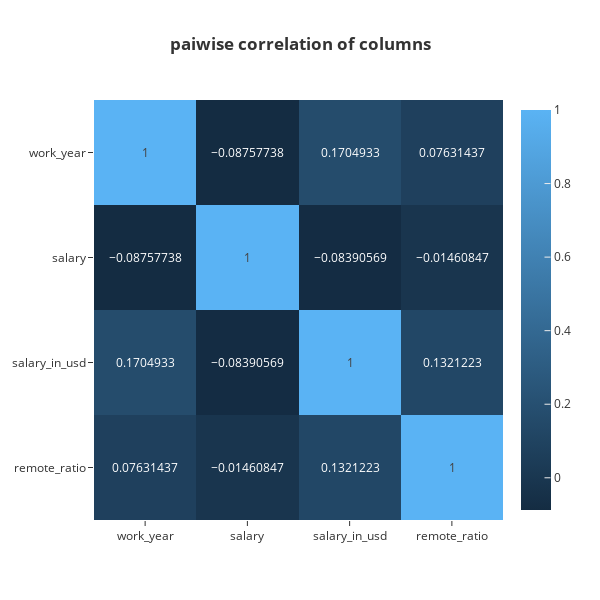

Notebook code cell kept with this figure:
### Code cell
fig=px.imshow(df.corr(),text_auto=True,height=600,width=600,template='ggplot2',aspect='auto',title='<b>paiwise correlation of columns</b>')
fig.update_layout(title_x=0.5)
fig.show()

### Figure 1 — Plotly figure (JSON) as saved in the notebook; plotly's stock layout.template omitted (floating-point values rounded to 4 significant figures)
{"data": [{"coloraxis": "coloraxis", "hovertemplate": "x: %{x}<br>y: %{y}<br>color: %{z}<extra></extra>", "name": "0", "texttemplate": "%{z}", "type": "heatmap", "x": ["work_year", "salary", "salary_in_usd", "remote_ratio"], "xaxis": "x", "y": ["work_year", "salary", "salary_in_usd", "remote_ratio"], "yaxis": "y", "z": [[1, -0.08758, 0.1705, 0.07631], [-0.08758, 1, -0.08391, -0.01461], [0.1705, -0.08391, 1, 0.1321], [0.07631, -0.01461, 0.1321, 1]]}], "layout": {"coloraxis": {"colorscale": [[0, "rgb(20,44,66)"], [1, "rgb(90,179,244)"]]}, "height": 600, "title": {"text": "<b>paiwise correlation of columns</b>", "x": 0.5}, "width": 600, "xaxis": {"anchor": "y", "domain": [0, 1]}, "yaxis": {"anchor": "x", "autorange": "reversed", "domain": [0, 1]}}}
